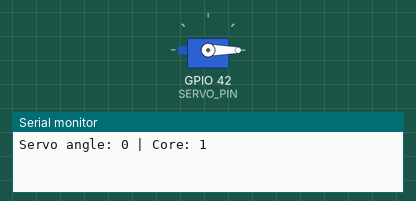
Bench run of a sketch on a simulated ESP32. Shown: servo, the last lines printed to the serial monitor.

Above: at 0.05 s.
At 1.45 s:
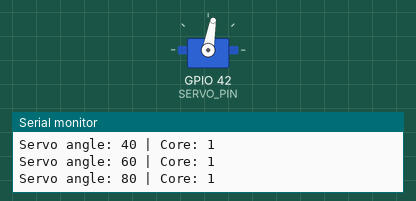
At 2.85 s:
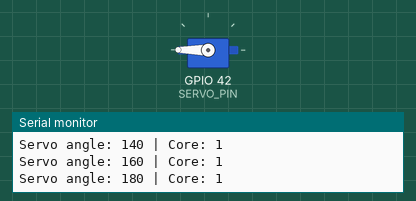
At 5.7 s:
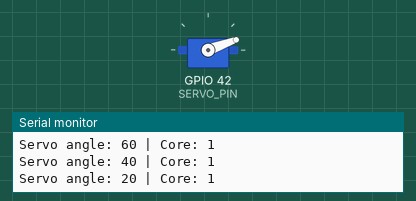
Timing chart, 0 to 7.8 s (numbered marks = the images above):
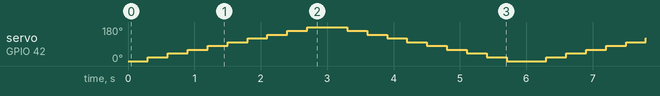

Measured:
- by itself, servo on GPIO 42 (SERVO_PIN): repeats every 6.0 s: 20° 0.30 s, 40° 0.30 s, 60° 0.30 s, 80° 0.30 s, 100° 0.30 s, 120° 0.30 s, 140° 0.30 s, 160° 0.30 s, 180° 0.60 s, 160° 0.30 s, 140° 0.30 s, 120° 0.30 s, 100° 0.30 s, 80° 0.30 s, 60° 0.30 s, 40° 0.30 s, 20° 0.30 s, 0° 0.60 s

The sketch:

TaskServo.ino
```cpp
#include <ESP32Servo.h>
#define SERVO_PIN 42
Servo myservo;

void TaskServo(void *pvParameters) {
  myservo.attach(SERVO_PIN);
  while (1) {
    for (int pos = 0; pos <= 180; pos += 20) {
      myservo.write(pos);
      Serial.printf("Servo angle: %d | Core: %d\n", pos, xPortGetCoreID());
      vTaskDelay(300 / portTICK_PERIOD_MS);
    }
    for (int pos = 180; pos >= 0; pos -= 20) {
      myservo.write(pos);
      Serial.printf("Servo angle: %d | Core: %d\n", pos, xPortGetCoreID());
      vTaskDelay(300 / portTICK_PERIOD_MS);
    }
  }
}

void setup() {
  Serial.begin(115200);
  myservo.attach(SERVO_PIN);

  // Core 0
  xTaskCreatePinnedToCore(TaskServo, "TaskServo_Core0", 3000, NULL, 5, NULL, 0);
}

void loop() {}
```
